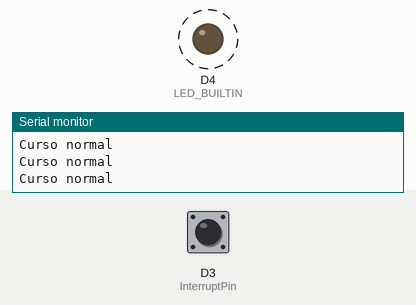
Recording of a sketch running on a simulated ESP8266 (NodeMCU). Shown: output pins drawn as LEDs (lit = HIGH, except the on-board LED, lit = LOW), the last lines printed to the serial monitor. Dashed ring = blinking. Inputs (shaded band) come from the test bench; at power-on: D3 (InterruptPin) HIGH. WiFi joins after 1.5 s; servers stay silent unless stated.

Above: at 2.78 s.
2.8 s: D3 (InterruptPin) pulled LOW for 0.15 s
At 4.2 s:
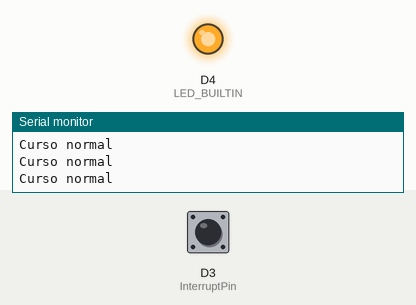
At 32.6 s:
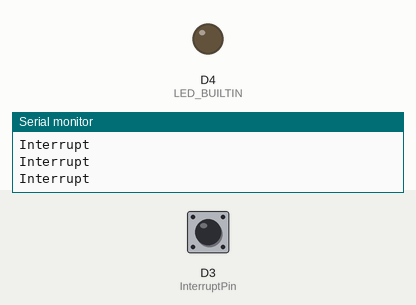
Timing chart, 0 to 33.0 s (numbered marks = the images above; inputs shaded):
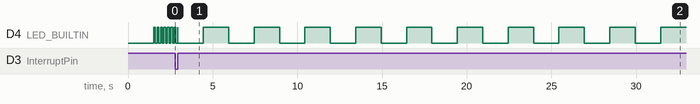

The sketch:

trabalho_final.ino
```cpp
#include <ESP8266WiFi.h>
#include <ESP8266mDNS.h>
#include <WiFiManager.h>
#include <DNSServer.h>
#include <ESP8266WebServer.h>
#include <ArduinoOTA.h>

#define PASS_OTA "1235"

#define LED_BUILTIN D4
#define InterruptPin D3
#define SECOND 1000000
long last_blink = 0;


// prototypes
void ICACHE_RAM_ATTR interrupt_handler(); // Interrupt handler function prototype
void init_wifi_manager();
void reconect_wiFi();
void initOTA();

// WIFI MANAGER
const char *myHostname = "ESP"; // Nome do host na rede
const char *SSID_WiFiManager = "interrupções e whatchdog";       // SSID / nome da rede WI-FI (AP) do WiFiManager
const char *PASSWORD_WiFiManager = "12345678";  // Senha da rede WI-FI (AP) do WiFiManager

void init_wifi_manager();
void reconect_wiFi();
void initOTA();

// função mostra inicialização do wifi manager
void init_wifi_manager() {
  delayMicroseconds(SECOND / 100);
  WiFi.hostname(myHostname);
  WiFiManager wifiManager;
  wifiManager.autoConnect(SSID_WiFiManager, PASSWORD_WiFiManager);
  Serial.println("\n------Conexao WI-FI Manager------\n");
  Serial.print("Conectando-se na rede: ");
  Serial.println(SSID_WiFiManager);
  Serial.print("Senha: ");
  Serial.println(PASSWORD_WiFiManager);
  reconect_wiFi();
  ESP.wdtFeed(); // Alimenta o watchdog
}

// Função verifica se a rede está conectada, se não estiver, ativa o WiFiManager
void reconect_wiFi() {
  if (WiFi.status() == WL_CONNECTED) {
    ESP.wdtFeed();
    return;
  }

  WiFi.hostname(myHostname);
  WiFi.begin(SSID_WiFiManager, PASSWORD_WiFiManager);
  long last_time = millis();

  while (WiFi.status() != WL_CONNECTED) {
    delayMicroseconds(SECOND / 10);
    Serial.print(".");
    ESP.wdtFeed(); // Alimenta o watchdog
    if (millis() - last_time > 200) {
      digitalWrite(LED_BUILTIN, !digitalRead(LED_BUILTIN)); // Pisca o Led indicando que não conseguiu conectar
    }
  }
  Serial.println();
  Serial.print("Conectado com sucesso na rede: ");
  Serial.print(SSID_WiFiManager);
  Serial.println();
  Serial.print("IP obtido: ");
  Serial.print(WiFi.localIP());
  Serial.println();
  Serial.print("Endereço MAC: ");
  Serial.print(WiFi.macAddress());
}

//Função inicializa OTA - permite carga do novo programa via Wifi
void initOTA() {
  Serial.println();
  Serial.println("Iniciando OTA....");
  ArduinoOTA.setHostname("interrupções e whatchdog"); // Define o nome da porta
  ArduinoOTA.setPassword((const char *)PASS_OTA); // senha para carga via WiFi (OTA)
  ArduinoOTA.onStart([]() {
    Serial.println("Start");
  });
  ArduinoOTA.onEnd([]() {
    Serial.println("\nEnd");
  });
  ArduinoOTA.onProgress([](unsigned int progress, unsigned int total) {
    Serial.printf("Progress: %u%%\r", (progress / (total / 100)));
  });
  ArduinoOTA.onError([](ota_error_t error) {
    Serial.printf("Error[%u]: ", error);
    if (error == OTA_AUTH_ERROR) Serial.println("Auth Failed");
    else if (error == OTA_BEGIN_ERROR) Serial.println("Begin Failed");
    else if (error == OTA_CONNECT_ERROR) Serial.println("Connect Failed");
    else if (error == OTA_RECEIVE_ERROR) Serial.println("Receive Failed");
    else if (error == OTA_END_ERROR) Serial.println("End Failed");
  });
  ArduinoOTA.begin();
  ESP.wdtFeed(); // Alimenta o watchdog
}

void ICACHE_RAM_ATTR interrupt_handler() {
  digitalWrite(LED_BUILTIN, HIGH);
  // piscar led 10 vezes
  for (int i = 0; i < 20; i++) {
    digitalWrite(LED_BUILTIN, !digitalRead(LED_BUILTIN));
    delayMicroseconds(1.5 * SECOND); // Inverter estado do LED
    ESP.wdtFeed(); // Alimenta o watchdog
    Serial.println("Interrupt");
  }
}

void setup() {
  Serial.begin(115200);
  Serial.println("Iniciando...");
  // IO Pins
  pinMode(LED_BUILTIN, OUTPUT);
  pinMode(InterruptPin, INPUT);
  // Interrupt attach
  attachInterrupt(digitalPinToInterrupt(InterruptPin), interrupt_handler, RISING);
  init_wifi_manager();
  initOTA();

  ESP.wdtDisable(); // Desativa o watchdog
  ESP.wdtFeed(); // Alimenta o watchdog
}
void loop() {
  long time = millis();
  if (time - last_blink > 100) {
    ESP.wdtFeed();
    digitalWrite(LED_BUILTIN, !digitalRead(LED_BUILTIN)); // Piscar led
    Serial.println("Curso normal");
    last_blink = time;
  }

  reconect_wiFi();
  ArduinoOTA.handle();
}
```
